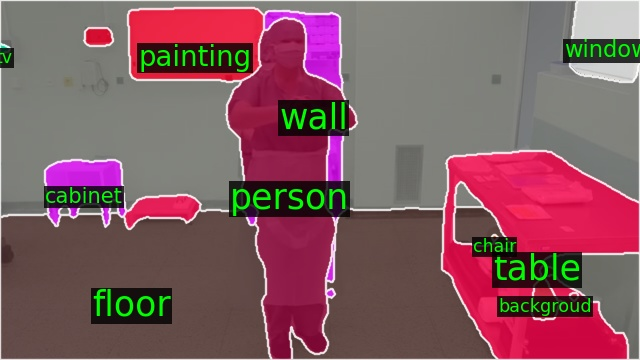
#> input picture test_file/test_all/test_class_color/00000164.jpg, 640 x 360 px, found by its file name; its folder holds 4 pictures in this run
$ python visual_image_color.py
#> lines starting #> are read from the running program, lines starting #| are printed output that depends on the picture; pictures that were not available may be replaced by others from this repository, and a replacement may not be noted
import os
import numpy as np
import matplotlib.pyplot as plt
from PIL import Image

# --------------------对图片的test输出、mask、置信度、原图 四张图进行可视化------------------------


def show_images_in_folder(select_png_path,folder_path):
    test_color_root = os.path.join(folder_path,"test_class_color")
    image_root = os.path.join(folder_path,"images")
    gt_mask = os.path.join(folder_path,"gt_class_color")
    confidence_root = os.path.join(folder_path,"confidence")
    i = 0
    lis_1 = os.listdir(select_png_path)
    lis=sorted(lis_1)
    maxlis = len(lis)
    print(maxlis)
    for file_num in range(i,maxlis):
    # for filename in os.listdir(image_root):
        filename = lis[file_num]
        confidence_path = os.path.join(confidence_root, filename)
        image_name = filename
        image_path = os.path.join(image_root, image_name)
        if not os.path.isfile(image_path):
            image_name = filename.replace(".png",".jpg")
        # image_path = os.path.join(image_root, filename.replace(".png", ".jpg"))
        image_path = os.path.join(image_root, image_name)
        test_color_path = os.path.join(test_color_root, image_name)
        gt_mask_path = os.path.join(gt_mask, image_name)
        if os.path.isfile(image_path ) and os.path.isfile(gt_mask_path) and os.path.isfile(test_color_path) and  os.path.isfile(confidence_path):
            test_color_image = Image.open(test_color_path )
#> test_color_image is the input picture: PIL image 640x360 RGB; mean R, G, B 130.1, 89.4, 96.8
            ori_image = Image.open(image_path )
            gt_image = Image.open(gt_mask_path )
            confidence = Image.open(confidence_path).convert("L")
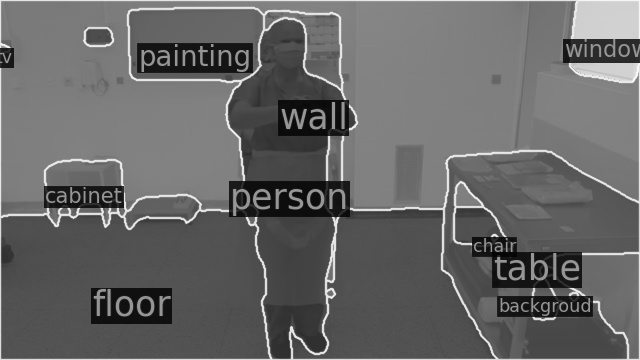
#> confidence: PIL image 640x360 L; min 1, max 255, mean 102.5
            color_array = np.array(test_color_image)
            ori_image_array = np.array(ori_image)
            gt_array = np.array(gt_image)
            confidence_array = np.array(confidence)
            i = i+1
            print(i)
            print(filename)

            # [9 lines of commented-out code are left out]
            plt.figure(figsize=(15, 9))  # 设置图像的大小，单位是英寸
            plt.subplot(221)
            plt.imshow(color_array)  # 手动设置宽高比为1:1
            plt.title('Colored test_Image')
            plt.subplot(222)
            plt.imshow(gt_array)  # 手动设置宽高比为1:1
            plt.title('gt_color')
            plt.subplot(223)
            plt.imshow(confidence_array, cmap='gray')
            plt.title('confidence*100')
            plt.subplot(224)
            plt.imshow(ori_image_array)  # 手动设置宽高比为1:1
            plt.title(filename)
            plt.axis('off')

            # plt.subplot(221).set_position([0.1, 0.3, 0.4, 0.4])

            # # 调整第二张图片的显示大小
            # plt.subplot(222).set_position([0.5, 0.3, 0.4, 0.4])

            # # 调整第三张图片的显示大小
            # plt.subplot(223).set_position([0.3, 0.0, 0.4, 0.4])
            # plt.tight_layout()  # 自动调整子图布局，防止重叠
            plt.show()
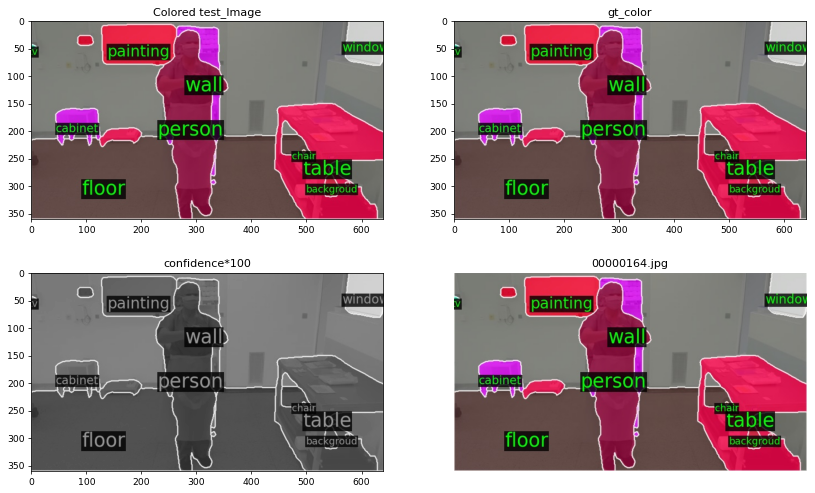
#> figure drawn by matplotlib, 4 panels


# 调用函数显示文件夹中所有的图片
select_png_path = "/home/data/yang_file/data_deal/test_file/select_class_21/test_png_dir"
folder_path = '/home/data/yang_file/data_deal/test_file/test_all'
show_images_in_folder(select_png_path, folder_path)

$ run again, on test_file/test_all/test_class_color/00000640.jpg
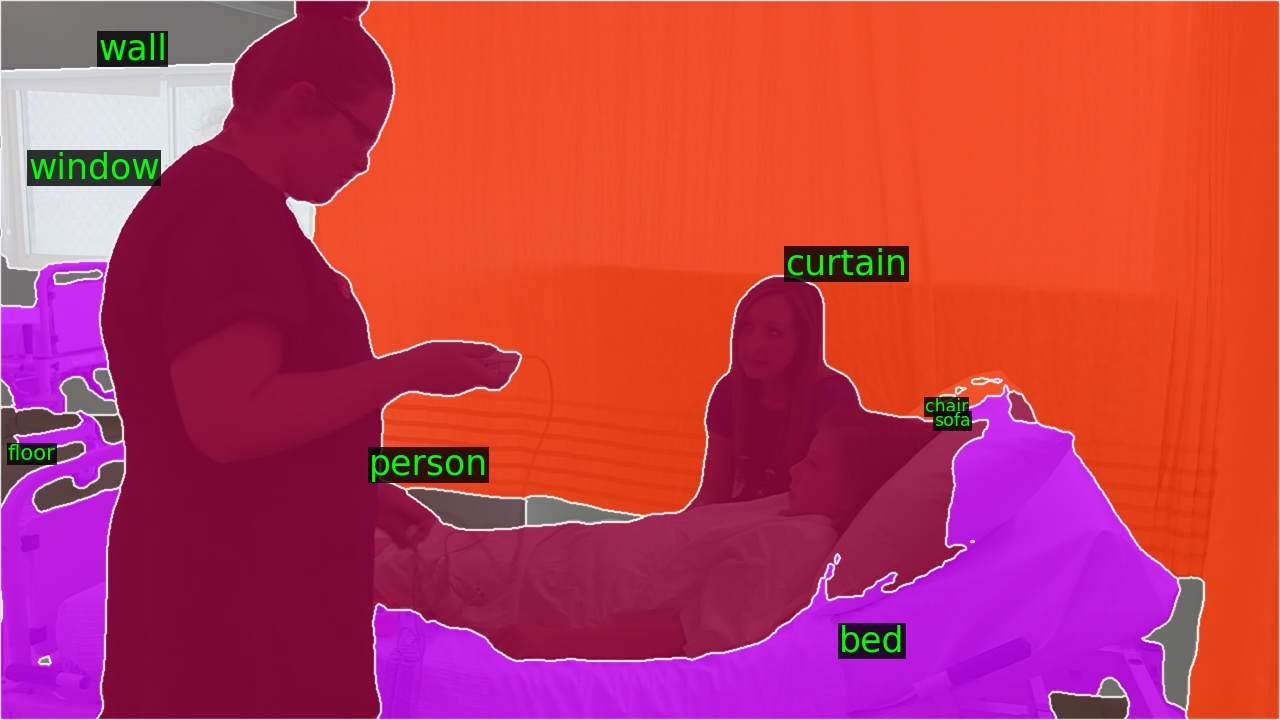
#> input picture test_file/test_all/test_class_color/00000640.jpg, 1280 x 720 px, found by its file name
#> in show_images_in_folder, test_color_image is the input picture: PIL image 1280x720 RGB; mean R, G, B 188.5, 57.8, 82.4
#> in show_images_in_folder, `confidence = Image.open(confidence_path).convert("L")`:
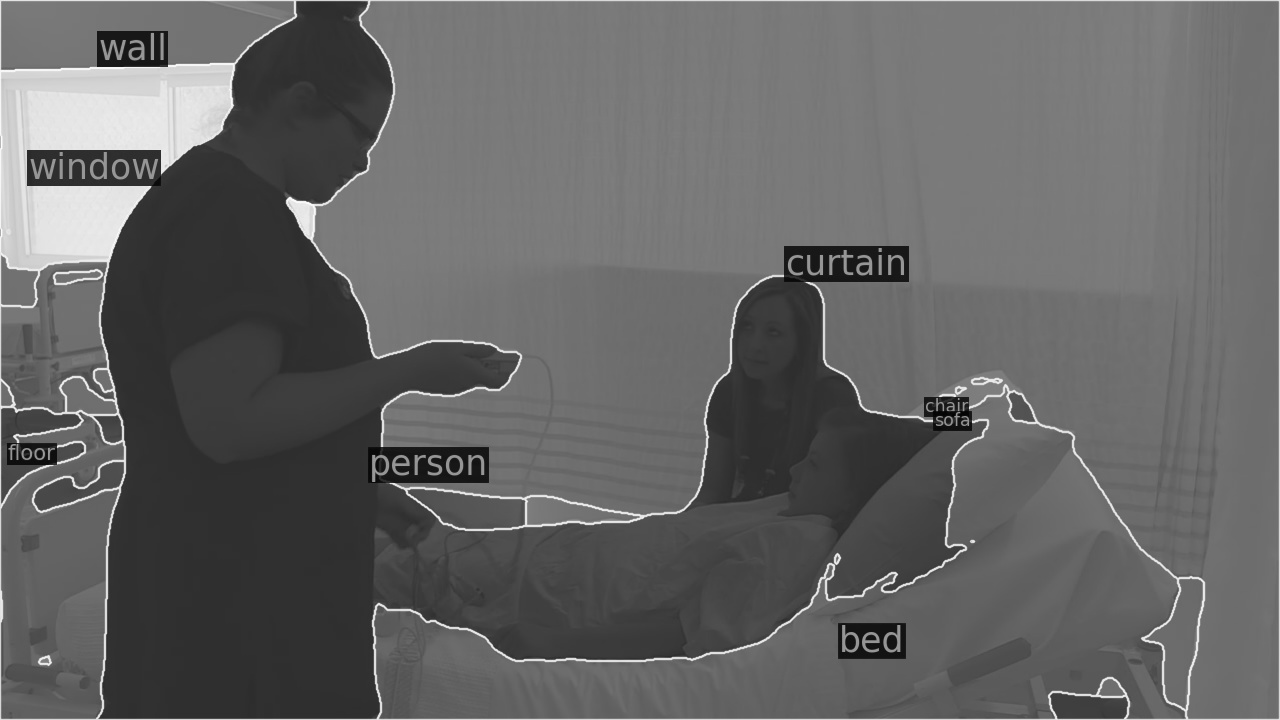
#> confidence: PIL image 1280x720 L; min 2, max 254, mean 99.8
#> in show_images_in_folder, `plt.show()`:
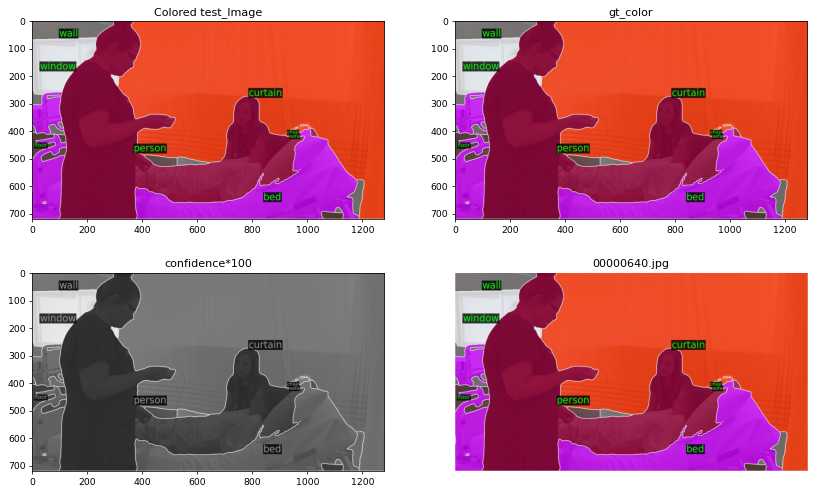
#> figure drawn by matplotlib, 4 panels

$ run again, on test_file/test_all/test_class_color/00000833.jpg
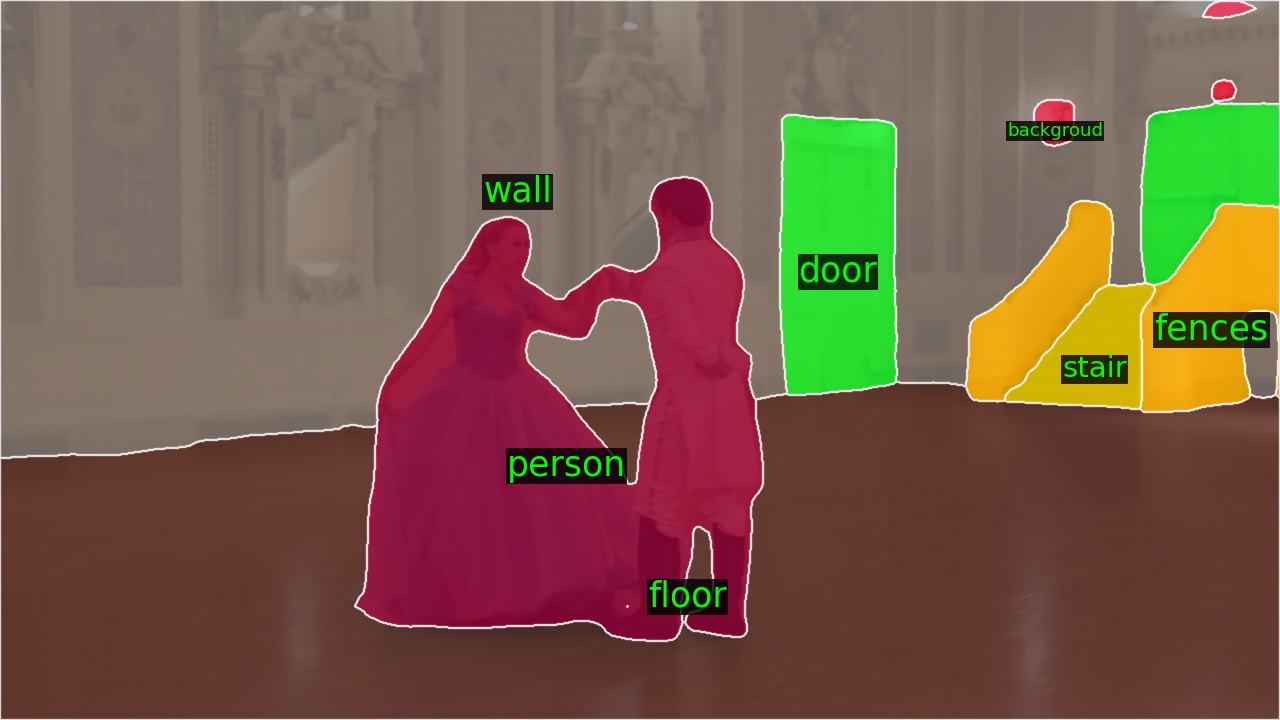
#> input picture test_file/test_all/test_class_color/00000833.jpg, 1280 x 720 px, found by its file name
#> in show_images_in_folder, test_color_image is the input picture: PIL image 1280x720 RGB; mean R, G, B 120, 92.4, 73.9
#> in show_images_in_folder, `confidence = Image.open(confidence_path).convert("L")`:
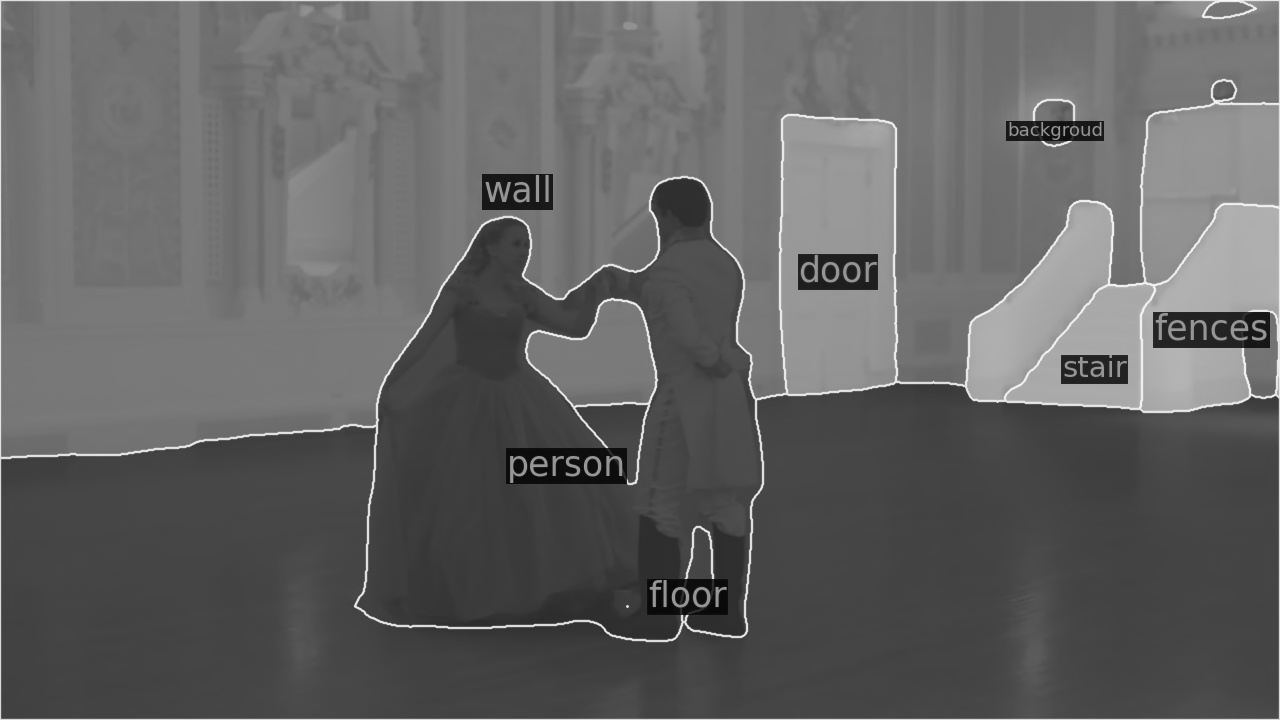
#> confidence: PIL image 1280x720 L; min 4, max 252, mean 98.5
#> in show_images_in_folder, `plt.show()`:
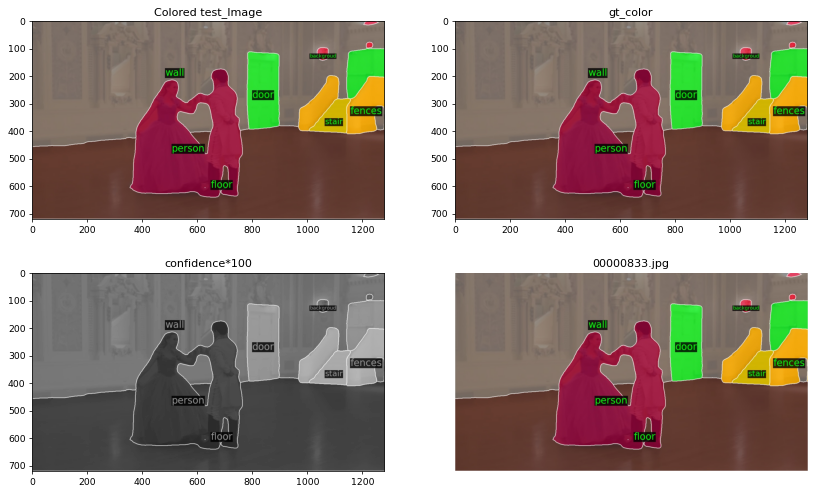
#> figure drawn by matplotlib, 4 panels

$ run again, on test_file/test_all/test_class_color/00000857.jpg
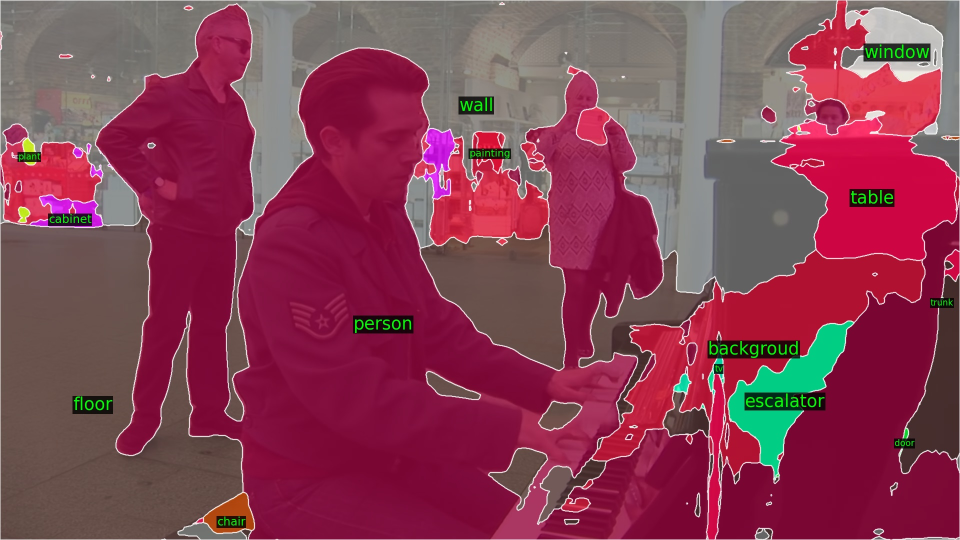
#> input picture test_file/test_all/test_class_color/00000857.jpg, 1920 x 1080 px, found by its file name (shown at 1/2 size)
#> in show_images_in_folder, test_color_image is the input picture: PIL image 1920x1080 RGB; mean R, G, B 133.7, 62.9, 83.6
#> in show_images_in_folder, `confidence = Image.open(confidence_path).convert("L")`:
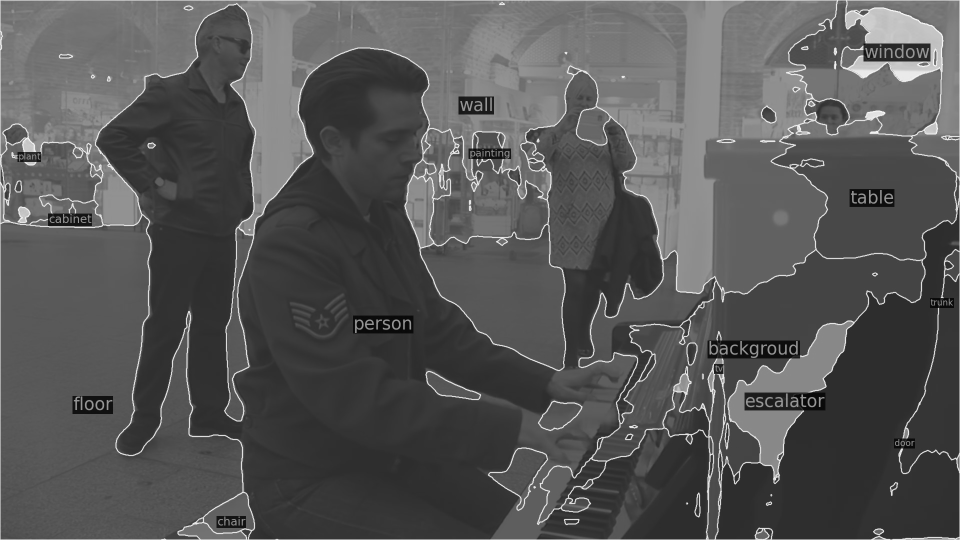
#> confidence: PIL image 1920x1080 L (shown at 1/2 size); min 4, max 254, mean 86.4
#> in show_images_in_folder, `plt.show()`:
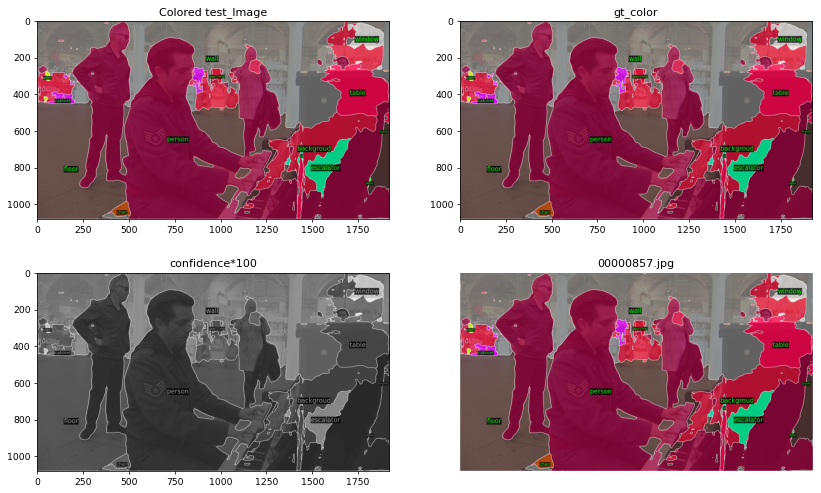
#> figure drawn by matplotlib, 4 panels
